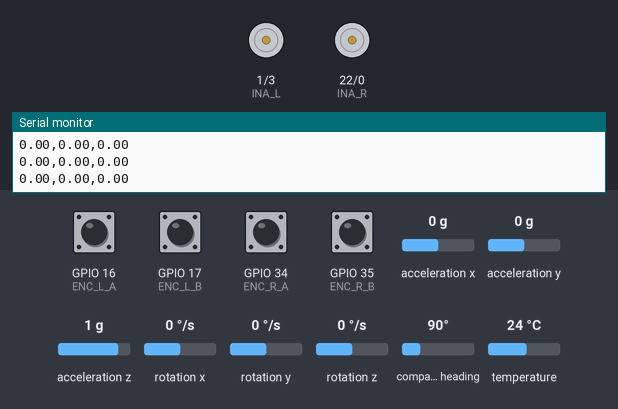
Simulated run of this sketch. Board: ESP32. Parts: motor-driver pin pairs drawn as motors (green arrow = first pin HIGH = forward, orange = second pin HIGH = backward, longer = more drive, scaled by the enable pin), the last lines printed to the serial monitor. The inputs (shaded band) are chosen by the test bench; at power-on: GPIO 16 (ENC_L_A), GPIO 17 (ENC_L_B), GPIO 34 (ENC_R_A), GPIO 35 (ENC_R_B) HIGH, acceleration y 0 g, acceleration z 1 g, rotation x 0 °/s, acceleration x 0 g, rotation y 0 °/s, rotation z 0 °/s, compass heading 90°, temperature 24 °C.

Above: at 1.2 s.
1.3 s: acceleration y set to -1.4 g
At 2.2 s:
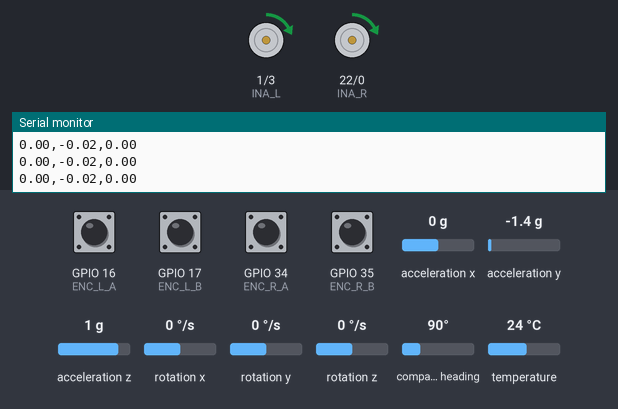
4.3 s: acceleration z set to -0.8 g
7.3 s: rotation x set to -192 °/s
At 8.9 s:
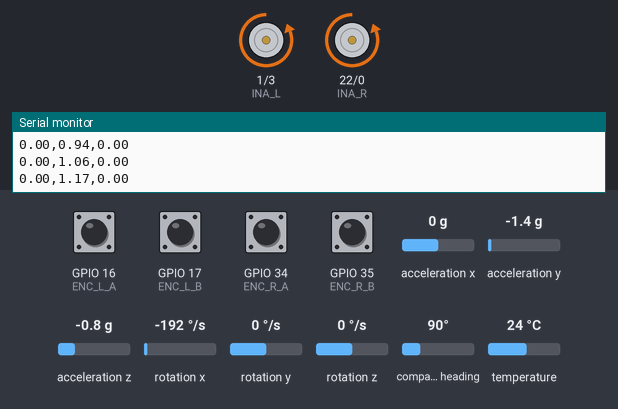
9.7 s: acceleration z set to 0 g
At 11.04 s:
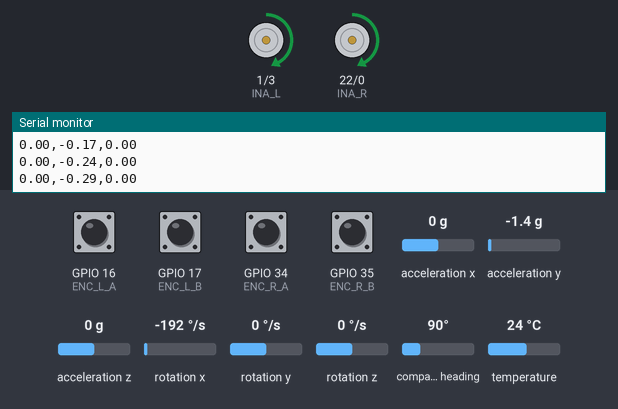
12.7 s: acceleration x set to -1.4 g
14.8 s: rotation x set to 100 °/s
At 17.99 s:
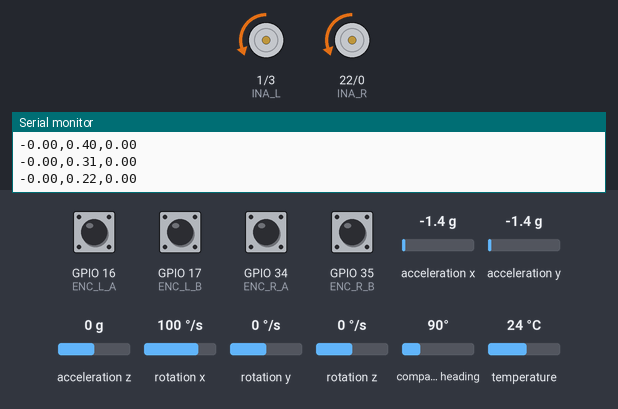
Timing chart, 0 to 18.8 s (numbered marks = the images above; inputs shaded):
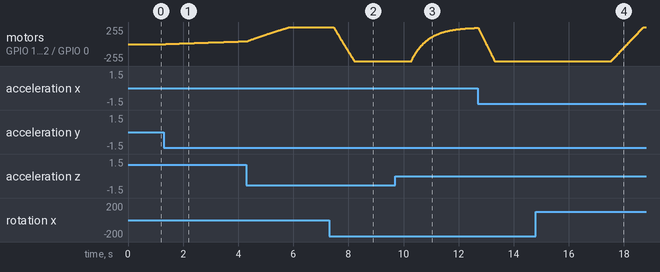

Measured:
- after the input at 1.3 s, motor on GPIO 1 (INA_L) / GPIO 3 (INB_L), motor on GPIO 22 (INA_R) / GPIO 0 (INB_R): moves from stopped to forward 41/255 over 2.8 s, starting after 0.07 s
- after the input at 7.3 s, motor on GPIO 1 (INA_L) / GPIO 3 (INB_L), motor on GPIO 22 (INA_R) / GPIO 0 (INB_R): moves from forward 255/255 to backward 255/255 over 0.75 s, starting after 0.16 s
- after the input at 9.7 s, motor on GPIO 1 (INA_L) / GPIO 3 (INB_L), motor on GPIO 22 (INA_R) / GPIO 0 (INB_R): moves from backward 255/255 to forward 242/255 over 2.3 s, starting after 0.59 s
- after the input at 14.8 s, motor on GPIO 1 (INA_L) / GPIO 3 (INB_L), motor on GPIO 22 (INA_R) / GPIO 0 (INB_R): moves from backward 255/255 to forward 255/255 over 1.2 s, starting after 2.7 s

The sketch:

whipbot_control_v3.0.1.ino
```cpp
#include "MPU9250.h"

// use pin IO16 & IO17 for input of the encoder of the left moter, IO34 & IO35 for right motor
#define ENC_L_A 16
#define ENC_L_B 17
#define ENC_R_A 34
#define ENC_R_B 35

// use pin IO1 & IO3 as output of LEFT motor driver INA & INB, pin IO22 & IO0 for RIGHT one
#define INA_L 1
#define INB_L 3
#define INA_R 22
#define INB_R 0

// use pin IO4(A10) as PWM output for LEFT motor driver, pin 2 (A12) as RIGHT one
#define PWM_L A10
#define PWM_R A12
// channels for PWM
#define CHANNEL_L 0
#define CHANNEL_R 1

// use pin 36 (A0) as analog read for LEFT motor driver(current sense), pin 39(A3) for RIGHT
#define CURRENT_SENSE_L 36
#define CURRENT_SENSE_R 39

//use pin 25 as disabling LEFT motor driver, pin 26 for RIGHT one.
#define DISABLE_L 25
#define DISABLE_R 26

//use pin 27(A17) as analog read for battery voltage
#define BATTERY_VOLTAGE_SENSE A17

// configuration of servo city motor : https://www.servocity.com/317-rpm-spur-gear-motor-w-encoder
#define PULSE_PER_ROUND 723.24  //  at output shaft

// parameters to get IMU information
#define GRAVITATIONAL_ACCEL 9.798 //at TOKYO
#define SAMPLING_RATE 200 //IMU referesh rate : 200 Hz (over 1000 Hz is available if you want only refreshing)
#define SAMPLES_FOR_INITIATION 200 // (not used) get mean value of 200 samples of gyro to cancel native bias
// channel number for timer interruption
#define INTERRUPTION_CHANNEL 0

// use pin 27 for Chip Select of SPI communication
#define SPI_CHIP_SELECT 21


// an MPU9250 object with the MPU-9250 sensor on SPI bus 0 and chip select pin 10
MPU9250 IMU(SPI, SPI_CHIP_SELECT);
int status;


//  parameters for interrupt process
volatile byte pulse_L, last_pulse_L, pulse_R, last_pulse_R;
volatile long count_L = 0, count_R = 0;
//volatile bool LED = false; // for debug

//  parameters for recording time per loop
int time1, time2, dt;
int count_for_output = 0;

//  parameters for motor output shaft state
long current_count_L, last_count_L = 0, current_count_R = 0, last_count_R = 0;
float total_round_L = 0, last_round_L = 0, rpm_L = 0, total_round_R = 0, last_round_R = 0, rpm_R = 0;

//  parameters for timer interruption
hw_timer_t * timer = NULL;
volatile SemaphoreHandle_t timerSemaphore;
portMUX_TYPE timerMux = portMUX_INITIALIZER_UNLOCKED;
volatile uint32_t isrCounter = 0;
volatile uint32_t lastIsrAt = 0;

// parameter to trigger imu read process
volatile bool imu_flag = false;

float imu_data[10]; //accel XYZ, gyro XYZ, mag XYZ, temperature
float posture_angle[3]; //roll, pitch, heading

// parameters for PID control
int Kp_POSTURE = 2000, Ki_POSTURE = 0, Kd_POSTURE = 50;

int current_time, passed_time, last_time, count = 0;


// function that will be called when GPIO interruption was fired
void IRAM_ATTR ISR() {
  //  refresh each value if it is changed
  //  handle those as a single 2 bit number; 1st bit is High/Low of A, 2nd bit is High/Low of B
  //  e.g.1: if pulse A is HIGH, pulse value is 1. Shift it to left, then you get 10. if pulse B is also high, add it to the 10, then you get 11, as a combined information of the A and B
  //  e.g.2: if pulse A is LOW, pulse value is 0. Shift it to left, then you get 00. if pulse B is high, add it to the 00, then you get 01, as a combined information of the A and B
  pulse_L = !digitalRead(ENC_L_A) << 1;
  pulse_L += !digitalRead(ENC_L_B);
  pulse_R = !digitalRead(ENC_R_A) << 1;
  pulse_R += !digitalRead(ENC_R_B);

  //  pulse_L will incremented as 0, 01(1), 11(3), 10(2) or reversed order of them.
  //  exchange value of 2 & 3 since this order is a bit confusing.
  pulse_L = process_byte(pulse_L);
  pulse_R = process_byte(pulse_R);

  // count up encoder based on output pulse
  count_L = count_encoder(pulse_L, last_pulse_L, count_L);
  count_R = count_encoder(pulse_R, last_pulse_R, count_R);

  //  reserve pulse info as last one of those
  last_pulse_L = pulse_L;
  last_pulse_R = pulse_R;
}


// function that will be called when timer interruption was fired
void IRAM_ATTR onTimer() {
  // Increment the counter and set the time of ISR
  portENTER_CRITICAL_ISR(&timerMux);

  //  turn on the flag to read IMU
  imu_flag = true;

  isrCounter++;
  lastIsrAt = 0;
  portEXIT_CRITICAL_ISR(&timerMux);

  // Give a semaphore that we can check in the loop
  xSemaphoreGiveFromISR(timerSemaphore, NULL);

  // It is safe to use digitalRead/Write here if you want to toggle an output
}


void setup() {
  Serial.begin(115200);
  delay(10);


  // Create semaphore to inform us when the timer has fired
  timerSemaphore = xSemaphoreCreateBinary();

  // Use 1st timer of 4 (counted from zero).
  // Set 80 divider for prescaler (see ESP32 Technical Reference Manual for more
  // info).
  timer = timerBegin(INTERRUPTION_CHANNEL, 80, true);

  // Attach onTimer function to our timer.
  timerAttachInterrupt(timer, &onTimer, true);

  // Set alarm to call onTimer function every second (value in microseconds).
  // Repeat the alarm (third parameter)
  timerAlarmWrite(timer, 1000000 / SAMPLING_RATE, true);

  // Start an alarm
  timerAlarmEnable(timer);

  while (!Serial) {}
  // start communication with IMU
  status = IMU.begin();
  if (status < 0) {
    Serial.println("IMU initialization unsuccessful");
    Serial.println("Check IMU wiring or try cycling power");
    Serial.print("Status: ");
    Serial.println(status);
    while (1) {}
  }

  //  initiating process was included in the imported library, so following process are not needed
  //  initiate_gyro();


  // setting pin mode for encoder
  pinMode(ENC_L_A, INPUT_PULLUP);
  pinMode(ENC_L_B, INPUT_PULLUP);
  pinMode(ENC_R_A, INPUT_PULLUP);
  pinMode(ENC_R_B, INPUT_PULLUP);

  // setting pin mode for motor driver
  pinMode(INA_L, OUTPUT);
  pinMode(INB_L, OUTPUT);
  ledcSetup(CHANNEL_L, 12800, 10); // channel:1(0〜?), pwm_frequency:12800 Hz, relosution : 10bit 4096 steps
  ledcAttachPin(PWM_L, CHANNEL_L); // set pin:PWM_L to channel 0

  pinMode(INA_R, OUTPUT);
  pinMode(INB_R, OUTPUT);
  ledcSetup(CHANNEL_R, 12800, 10); // channel:2(0〜?), pwm_frequency:12800 Hz, relosution : 10bit 4096 steps
  ledcAttachPin(PWM_R, CHANNEL_R); // set pin:PWM_R to channel 1

  pinMode(CURRENT_SENSE_L, INPUT_PULLUP);
  pinMode(CURRENT_SENSE_R, INPUT_PULLUP);
  pinMode(BATTERY_VOLTAGE_SENSE, INPUT_PULLUP);

  // set up interrupt function for motor encoder
  attachInterrupt(ENC_L_A, ISR, CHANGE);
  attachInterrupt(ENC_L_B, ISR, CHANGE);
  attachInterrupt(ENC_R_A, ISR, CHANGE);
  attachInterrupt(ENC_R_B, ISR, CHANGE);
}

void loop() {
  // If Timer has fired
  if (imu_flag == true) {
    uint32_t isrCount = 0, isrTime = 0;
    // Read the interrupt count and time
    portENTER_CRITICAL(&timerMux);
    isrCount = isrCounter;
    isrTime = lastIsrAt;
    portEXIT_CRITICAL(&timerMux);

    get_IMU_data(imu_data);
    complementary_filter(posture_angle, imu_data);

    imu_flag = false;
  }

  //  parameters for PWM output
  int pwm_output_L, pwm_output_R;
  pwm_output_L = -1 * Kp_POSTURE * posture_angle[1] + Kd_POSTURE * imu_data[3];

  if (pwm_output_L > 4095) {
    pwm_output_L = 4095;
  }
  else if (pwm_output_L < -4095) {
    pwm_output_L = -4095;
  }

  pwm_output_R = pwm_output_L;

  if (pwm_output_L >= 0) {
    ledcWrite(CHANNEL_L, pwm_output_L);
    ledcWrite(CHANNEL_R, pwm_output_R);

    digitalWrite(INA_L, HIGH);
    digitalWrite(INB_L, LOW);

    digitalWrite(INA_R, HIGH);
    digitalWrite(INB_R, LOW);
  }

  else {
    ledcWrite(CHANNEL_L, abs(pwm_output_L));
    ledcWrite(CHANNEL_R, abs(pwm_output_R));

    digitalWrite(INA_L, LOW);
    digitalWrite(INB_L, HIGH);

    digitalWrite(INA_R, LOW);
    digitalWrite(INB_R, HIGH);
  }

  current_time = micros();
  passed_time += current_time - last_time;
  last_time = current_time;


  if (passed_time > 100000) {
    //  print at 10Hz (every 100000 usec)

    //    Serial.print(gX);
    //    Serial.print(",");
    //    Serial.print(gY);
    //    Serial.print(",");
    //    Serial.println(gZ);

    //    Serial.print(imu_data[0]);
    //    Serial.print(",");
    //    Serial.print(imu_data[1]);
    //    Serial.print(",");
    //    Serial.println(imu_data[2]);

    Serial.print(posture_angle[0]);
    Serial.print(",");
    Serial.print(posture_angle[1]);
    Serial.print(",");
    Serial.println(posture_angle[2]);

    //    Serial.println(passed_time);
    //  Serial.println();
    passed_time = 0;
  }
}
```

IMU.ino
```cpp
float ACC_roll, ACC_pitch; // roll and pitch based on accelerometer

//void initiate_gyro() {
//  for (int i = 0; i < SAMPLES_FOR_INITIATION; i++) {
//    //    delay(10);
//    IMU.readSensor();
//    sum_gX += IMU.getGyroX_rads();
//    sum_gY += IMU.getGyroY_rads();
//    sum_gZ += IMU.getGyroZ_rads();
//  }
//
//  offset_gX = sum_gX / SAMPLES_FOR_INITIATION;
//  offset_gY = sum_gY / SAMPLES_FOR_INITIATION;
//  offset_gZ = sum_gZ / SAMPLES_FOR_INITIATION;
//  Serial.println(offset_gX);
//}


void get_IMU_data(float *imu_data_func) {
  //  read IMU
  IMU.readSensor();

  imu_data_func[0] = IMU.getAccelX_mss();
  imu_data_func[1] = IMU.getAccelY_mss();
  imu_data_func[2] = -1 * IMU.getAccelZ_mss();

  //  contain sensor value to perpared parameters;
  //  translate gyro values to deg/s and subtract offset value
  imu_data_func[3] = IMU.getGyroX_rads();
  imu_data_func[4] = IMU.getGyroY_rads();
  imu_data_func[5] = IMU.getGyroZ_rads();

  imu_data_func[6] = IMU.getMagX_uT();
  imu_data_func[7] = IMU.getMagY_uT();
  imu_data_func[8] = IMU.getMagZ_uT();
  imu_data_func[9] = IMU.getTemperature_C();
}


void complementary_filter(float *posture_angle_func, float *imu_data_func) {
  //  coefficient of complementary filter
  float C = 1;  //  coefficient C
  float g;  // scale of accelereration
  float J = 0.5;  // coefficient of LPF on calculating posture angle based on accelerometer
  float k;  //  weight of filtering in complementary filter

  ACC_pitch = J * ACC_pitch + (1 - J) * atan2(imu_data_func[1],  imu_data_func[2]);
  ACC_roll = J * ACC_roll + (1 - J) * atan2(imu_data_func[0], sqrt(pow(imu_data_func[1], 2) + pow(imu_data_func[2], 2)));

  //calculate coefficients for complementary filter
  //remind aX, aY, aZ are in [m/s2], but g should be in [g], so you have to divide by 9.81 approx.
  g = sqrt(pow(imu_data_func[0], 2) + pow(imu_data_func[1], 2) + pow(imu_data_func[2], 2)) / GRAVITATIONAL_ACCEL;
  k = 0.1 * pow(65536, -1 * (pow((1 - g), 2) / C));

  //calculate pitch/roll by gyrosensor (About pitch & roll, using Complementary Filter)
  posture_angle_func[0] = (1 - k) * (posture_angle_func[0] + imu_data_func[4] / SAMPLING_RATE) + k * ACC_roll; //calculate roll
  posture_angle_func[1] = (1 - k) * (posture_angle_func[1] + (-1 * imu_data_func[3])  / SAMPLING_RATE) + k * ACC_pitch; //calculate pitch。

  //calculate heading angle by gyro (ignore small gyro data. assume them as its drift)
  if (abs(imu_data_func[5]) < (0.05 * M_PI / 180)) { //if gyro Z is lower than 0.05 deg/s (= 0.05*pi/180 rad)
    posture_angle_func[2] = posture_angle_func[2];
  }
  else posture_angle_func[2] = posture_angle_func[2] + imu_data_func[5] / SAMPLING_RATE;

  // convert range of heading angle to -180 ~ +180 deg
  if (posture_angle_func[2] > M_PI) {
    posture_angle_func[2] = -1 * 2 * M_PI + posture_angle_func[2];
  }
  else if (posture_angle_func[2] < -1 * M_PI) {
    posture_angle_func[2] = 2 * M_PI + posture_angle_func[2];
  }
  //  Serial.print(ACC_roll);
  //  Serial.print(",");
  //  Serial.println(ACC_pitch);
  //  Serial.print(",");
  //  Serial.println(imu_data_func[2]);
}
```

encoder.ino
```cpp
byte process_byte(byte pulse) {
  if (pulse == 3) {
    pulse = 2;
  }
  else if (pulse == 2) {
    pulse = 3;
  }
  return pulse;
}


long count_encoder(byte pulse, byte last_pulse, long count) {
  //  exception process
  if (pulse == last_pulse) {
    //  do nothing when encoder signal has chattered.
  }
  else if (pulse == 0 && last_pulse == 3) {
    count--;
  }
  else if (pulse == 3 && last_pulse == 0) {
    count++;
  }

  //  counting encoder;main process
  else if (abs(pulse - last_pulse) > 1) {
    // do nothing when encoder signal has hopped(= chattering).
  }

  else if (pulse > last_pulse) {
    count--;
  }
  else {
    count++;
  }

  return count;
}
```

etc.ino
```cpp
void print_time() {
  current_time = micros();
  passed_time = current_time - last_time;
  Serial.println(passed_time);
  Serial.println();
  last_time = current_time;
}
```

licence.ino
```cpp
// (licence header left out)
/*
  Basic_I2C.ino
  Brian R Taylor
  brian.taylor@bolderflight.com

  Copyright (c) 2017 Bolder Flight Systems

  Permission is hereby granted, free of charge, to any person obtaining a copy of this software
  and associated documentation files (the "Software"), to deal in the Software without restriction,
  including without limitation the rights to use, copy, modify, merge, publish, distribute,
  sublicense, and/or sell copies of the Software, and to permit persons to whom the Software is
  furnished to do so, subject to the following conditions:

  The above copyright notice and this permission notice shall be included in all copies or
  substantial portions of the Software.

  THE SOFTWARE IS PROVIDED "AS IS", WITHOUT WARRANTY OF ANY KIND, EXPRESS OR IMPLIED, INCLUDING
  BUT NOT LIMITED TO THE WARRANTIES OF MERCHANTABILITY, FITNESS FOR A PARTICULAR PURPOSE AND
  NONINFRINGEMENT. IN NO EVENT SHALL THE AUTHORS OR COPYRIGHT HOLDERS BE LIABLE FOR ANY CLAIM,
  DAMAGES OR OTHER LIABILITY, WHETHER IN AN ACTION OF CONTRACT, TORT OR OTHERWISE, ARISING FROM,
  OUT OF OR IN CONNECTION WITH THE SOFTWARE OR THE USE OR OTHER DEALINGS IN THE SOFTWARE.
*/
```
